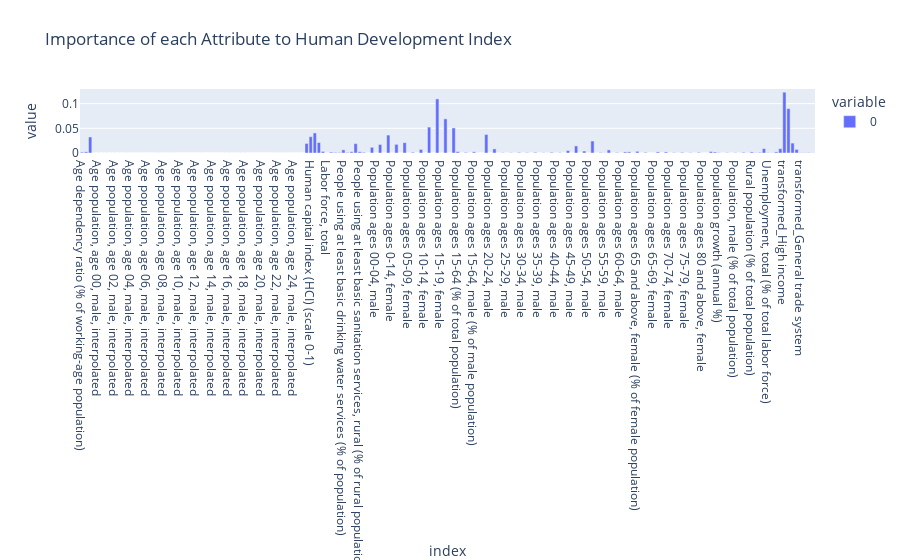

The notebook cell this image was saved under:
### Markdown cell above
#### The importance of each attribute to the HDI

### Code cell
X = pd.concat([df.iloc[:, 1:-9],df.iloc[:, -8:]], axis=1)
y = df['hdi']
model = ExtraTreesRegressor()
model.fit(X,y)
# print(model.feature_importances_)
feat_importances = pd.Series(model.feature_importances_, index=X.columns)
fig = feat_importances.plot.bar(title="Importance of each Attribute to Human Development Index")
fig.show()

### Figure 1 — Plotly figure (JSON) as saved in the notebook; plotly's stock layout.template omitted (floating-point values rounded to 4 significant figures; data arrays with more than 128 entries replaced by an {"elided": "..."} marker saying what was removed)
{"data": [{"alignmentgroup": "True", "hovertemplate": "variable=0<br>index=%{x}<br>value=%{y}<extra></extra>", "legendgroup": "0", "marker": {"color": "#636efa", "pattern": {"shape": ""}}, "name": "0", "offsetgroup": "0", "orientation": "v", "showlegend": true, "textposition": "auto", "type": "bar", "x": {"elided": "180 str values"}, "xaxis": "x", "y": {"elided": "180 float values"}, "yaxis": "y"}], "layout": {"barmode": "relative", "legend": {"title": {"text": "variable"}, "tracegroupgap": 0}, "title": {"text": "Importance of each Attribute to Human Development Index"}, "xaxis": {"anchor": "y", "domain": [0, 1], "title": {"text": "index"}}, "yaxis": {"anchor": "x", "domain": [0, 1], "title": {"text": "value"}}}}
